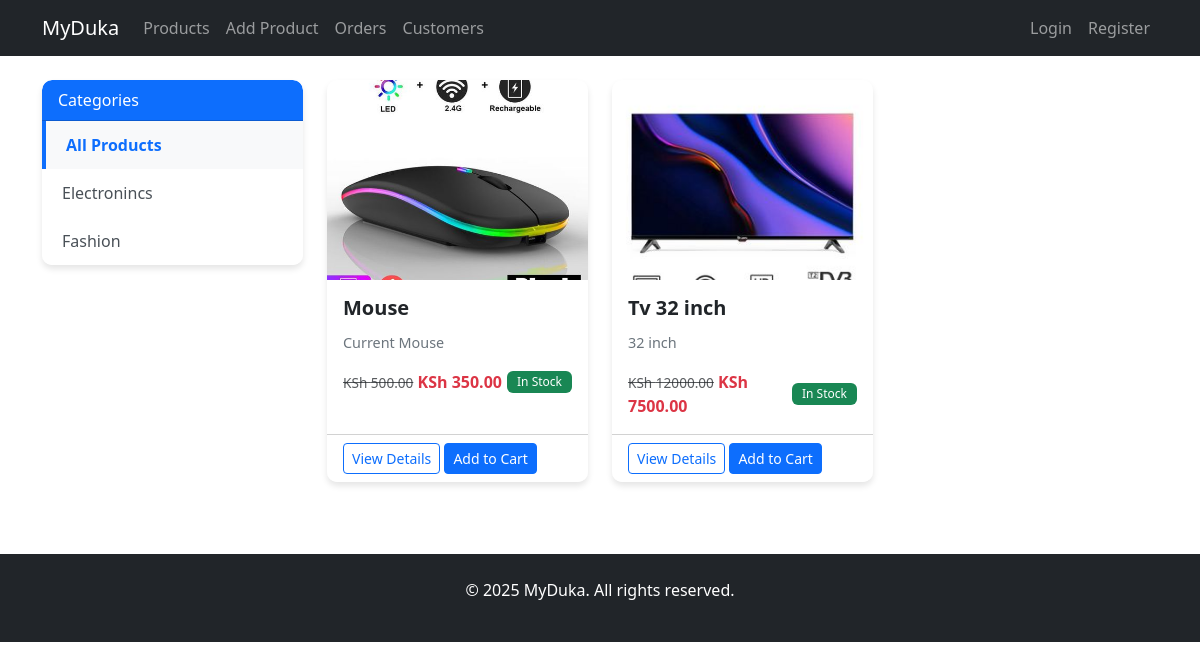
/products/, run on an earlier commit of the app's database.
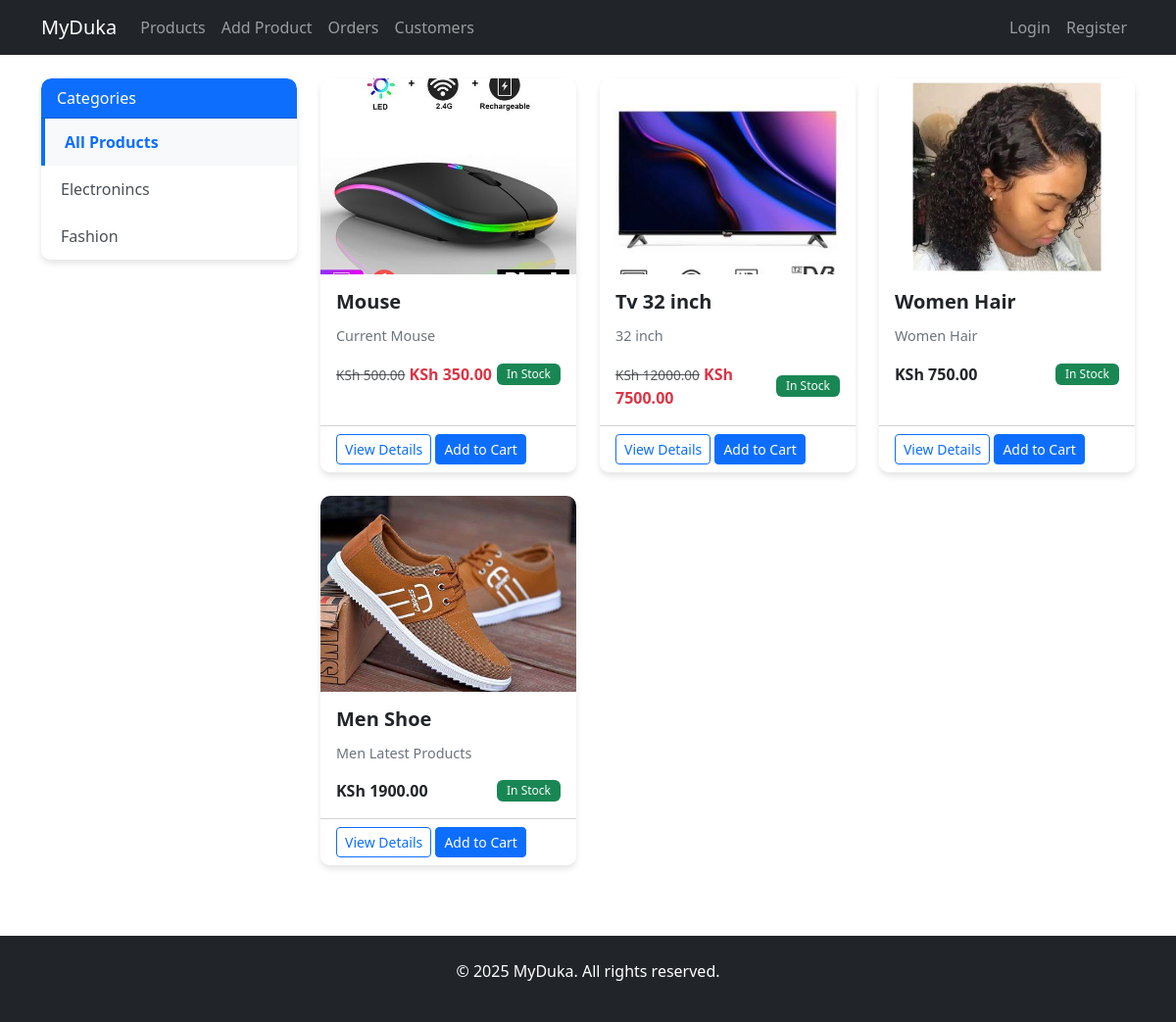
And on a later commit of the database.
### products/models.py (models this page shows, shortened)
class Category(models.Model):
    name = models.CharField(max_length=100)
    slug = models.SlugField(max_length=100, unique=True)
    class Meta:
        verbose_name_plural = 'Categories'

class Product(models.Model):
    category = models.ForeignKey(Category, related_name='products', on_delete=models.CASCADE)
    name = models.CharField(max_length=200)
    slug = models.SlugField(max_length=200, unique=True)
    description = models.TextField(blank=True)
    price = models.DecimalField(max_digits=10, decimal_places=2)
    discount_price = models.DecimalField(max_digits=10, decimal_places=2, blank=True, null=True)
    available = models.BooleanField(default=True)
    stock = models.PositiveIntegerField(default=1)
    created_at = models.DateTimeField(auto_now_add=True)
    updated_at = models.DateTimeField(auto_now=True)
    image = models.ImageField(upload_to='products/', blank=True)
    def in_stock(self):
        return self.stock > 0

### products/views.py (the view)
# urls.py: path('', ProductListView.as_view(), name='product_list'),
class ProductListView(ListView):
    model = Product
    template_name = 'products/product_list.html'
    context_object_name = 'products'
    paginate_by = 12
    def get_queryset(self):
        queryset = super().get_queryset().filter(available=True)
        category_slug = self.kwargs.get('category_slug')
        if category_slug:
            category = get_object_or_404(Category, slug=category_slug)
            queryset = queryset.filter(category=category)
        return queryset
    def get_context_data(self, **kwargs):
        context = super().get_context_data(**kwargs)
        context['categories'] = Category.objects.all()
        context['category_slug'] = self.kwargs.get('category_slug')
        return context

### templates/products/product_list.html (shortened to what this page needs)
{% extends 'base.html' %}
{% block content %}
<div class="row">
    <div class="col-md-3">
        <div class="card mb-4">
            <div class="card-header bg-primary text-white">
                Categories
            </div>
            <div class="list-group list-group-flush">
                <a href="{% url 'product_list' %}" class="list-group-item list-group-item-action {% if not category_slug %}active{% endif %}">
                    All Products
                </a>
                {% for category in categories %}
                <a href="{% url 'product_list_by_category' category.slug %}"
                   class="list-group-item list-group-item-action {% if category_slug == category.slug %}active{% endif %}">
                    {{ category.name }}
                </a>
                {% endfor %}
            </div>
        </div>
    </div>
    <div class="col-md-9">
        <div class="row">
            {% for product in products %}
            <div class="col-md-4 mb-4">
                <div class="card h-100">
                    {% if product.image %}
                        <img src="{{ product.image.url }}" class="card-img-top" alt="{{ product.name }}" style="height: 200px; object-fit: cover;">
                    {% else %}
                        <div class="card-img-top d-flex align-items-center justify-content-center bg-light" style="height: 200px;">
                            <span class="text-muted">No image available</span>
                        </div>
                    {% endif %}
                    <div class="card-body">
                        <h5 class="card-title">{{ product.name }}</h5>
                        <p class="card-text">{{ product.description|truncatewords:15 }}</p>
                        <div class="d-flex justify-content-between align-items-center">
                            {% if product.discount_price %}
                            <div>
                                <span class="text-muted text-decoration-line-through">KSh {{ product.price }}</span>
                                <span class="fw-bold text-danger">KSh {{ product.discount_price }}</span>
                            </div>
                            {% else %}
                            <span class="fw-bold">KSh {{ product.price }}</span>
                            {% endif %}
                            <span class="badge bg-{% if product.in_stock %}success{% else %}danger{% endif %}">
                                {% if product.in_stock %}In Stock{% else %}Out of Stock{% endif %}
                            </span>
                        </div>
                    </div>
                    <div class="card-footer bg-white">
                        <a href="{% url 'product_detail' product.slug %}" class="btn btn-sm btn-outline-primary">View Details</a>
                        {% if product.in_stock %}
                        <a href="{% url 'add_to_cart' product.id %}" class="btn btn-sm btn-primary">Add to Cart</a>
                        {% endif %}
                    </div>
                </div>
            </div>
            {% empty %}
            <div class="col-12">
                <div class="alert alert-info">No products available.</div>
            </div>
            {% endfor %}
        </div>
    </div>
</div>
{% endblock %}

### templates/base.html (shortened to what this page needs)
<!DOCTYPE html>
<html lang="en">
<head>
    <link href="https://cdn.jsdelivr.net/npm/bootstrap@5.3.0/dist/css/bootstrap.min.css" rel="stylesheet">
<link rel="stylesheet" href="https://cdnjs.cloudflare.com/ajax/libs/font-awesome/5.15.4/css/all.min.css">
{% load static %}
<link href="{% static 'assets/css/style.css' %}" rel="stylesheet">
</head>
<body>
    <nav class="navbar navbar-expand-lg navbar-dark bg-dark">
        <div class="container">
            <a class="navbar-brand" href="{% url 'product_list' %}">MyDuka</a>
            <div class="collapse navbar-collapse" id="navbarNav">
                <ul class="navbar-nav me-auto">
                    <li class="nav-item">
                        <a class="nav-link" href="{% url 'product_list' %}">Products</a>
                    </li>
                    {% if not request.user.is_customer %}
                    <li class="nav-item">
                        <a class="nav-link" href="{% url 'product_create' %}">Add Product</a>
                    </li>
                    <li class="nav-item">
                        <a class="nav-link" href="{% url 'admin_order_list' %}">Orders</a>
                    </li>
                    <li class="nav-item">
                        <a class="nav-link" href="{% url 'customer_list' %}">Customers</a>
                    </li>
                    {% endif %}
                </ul>
                <ul class="navbar-nav">
                    {% if user.is_authenticated %}
                    <li class="nav-item">
                        <a class="nav-link" href="{% url 'cart_detail' %}">
                            Cart ({{ request.user.cart.total_items }})
                        </a>
                    </li>
                    <li class="nav-item">
                        <a class="nav-link" href="{% url 'order_list' %}">My Orders</a>
                    </li>
                    <li class="nav-item">
                        <a class="nav-link" href="{% url 'profile' %}">Profile</a>
                    </li>
                    <li class="nav-item">
                        <a class="nav-link" href="{% url 'logout' %}">Logout</a>
                    </li>
                    {% else %}
                    <li class="nav-item">
                        <a class="nav-link" href="{% url 'login' %}">Login</a>
                    </li>
                    <li class="nav-item">
                        <a class="nav-link" href="{% url 'register' %}">Register</a>
                    </li>
                    {% endif %}
                </ul>
            </div>
        </div>
    </nav>
    <div class="container mt-4">
        {% block content %}{% endblock %}
    </div>
    <footer class="bg-dark text-white mt-5 py-4">
        <div class="container text-center">
            <p>&copy; 2025 MyDuka. All rights reserved.</p>
        </div>
    </footer>
</body>
</html>

### static/assets/css/style.css (style rules this page uses)
.card { transition: transform 0.3s ease, box-shadow 0.3s ease; border: none; border-radius: 10px; overflow: hidden; box-shadow: 0 4px 6px rgba(0, 0, 0, 0.1); }
.card-header { border-radius: 10px 10px 0 0 !important; }
.list-group-item { border: none; padding: 12px 20px; font-weight: 500; color: #495057; transition: all 0.3s ease; }
.list-group-item:hover, .list-group-item.active { background-color: #f8f9fa; color: #0d6efd; border-left: 4px solid #0d6efd; }
.list-group-item.active { font-weight: 600; }
.card-img-top { object-fit: cover; height: 200px; width: 100%; }
.card-title { font-weight: 600; color: #212529; margin-bottom: 0.75rem; }
.card-text { color: #6c757d; font-size: 0.9rem; margin-bottom: 1rem; }
.badge { font-weight: 500; padding: 5px 10px; font-size: 0.75rem; }
.bg-success { background-color: #198754 !important; }
.text-decoration-line-through { text-decoration: line-through; font-size: 0.85rem; }
.text-danger { color: #dc3545 !important; font-weight: 600; }
.btn-outline-primary { border-width: 1.5px; }

What changed in the data, as far as the page shows it:
added Product: image (picture), name "Women Hair", description "Women Hair", price "750.00", stock "In Stock"
added Product: image (picture), name "Men Shoe", description "Men Latest Products", price "1900.00", stock "In Stock"
